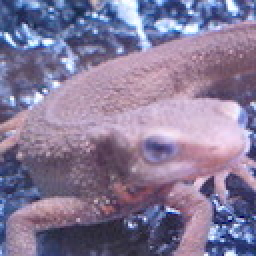
#> input picture 100QuestionforImageProcessing/gg.jpg, 128 x 128 px (shown 2 times larger)
$ jupyter execute 20-23_histogram_op.ipynb
#> lines starting #> are read from the running program, lines starting #| are printed output that depends on the picture
## Q20 直方图显示
直方图显示了不同数值的像素出现的次数

*　一般来说直方图都是针对灰度图的

> * 图像直方图的两个基本属性：range[0，255]和bins(组块)
> * 直方图无空间信息
> * 中间灰度级像素多，动态范围(可变化信号（例如声音或光）最大值和最小值的比值)小，图像对比度低
> * 直方图均匀分布时图像最清晰

### opencv函数
```
hist = cv2.calcHist(images, channels, mask, histSize, ranges[, hist[, accumulate]])
```

* images参数表示输入图像，传入时应该用中括号[ ]括起来
* channels参数表示传入图像的通道，如果是灰度图像，那就不用说了，只有一个通道，值为0，如果是彩色图像（有3个通道），那么值为0,1,2,中选择一个，对应着BGR各个通道。这个值也得用[ ]传入。
* mask参数表示掩膜图像。如果统计整幅图，那么为None。主要是如果要统计部分图的直方图，就得构造相应的掩膜来计算。
* histSize参数表示灰度级的个数，需要中括号，比如[256]
* ranges参数表示像素值的范围，通常[0,256]。此外，假如channels为[0,1],ranges为[0,256,0,180],则代表0通道范围是0-256,1通道范围0-180。
* hist参数表示计算出来的直方图。

[cell 1]
import cv2
import numpy as np
import matplotlib.pyplot as plt

[cell 2]
img = cv2.imread("gg.jpg")
#> img is the input picture: shape (128, 128, 3); mean B, G, R 152.8, 121.8, 134.1

# 使用plt
plt.figure()
# .ravel()：array类型对象的方法，ravel函数将多维数组降为一维，仍返回array数组，元素以列排列。
plt.hist(img.ravel(), bins=255, rwidth=1, range=(0, 255))
plt.show()
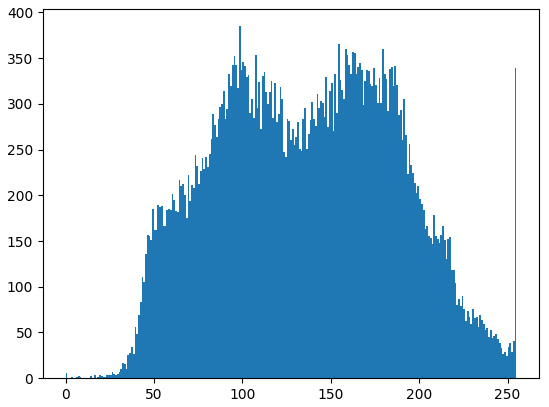
#> figure drawn by matplotlib, 1 panel; tallest bar 385 high, from x = 98 to 99

# 使用opencv
color = ["blue", "green", "red"]  #画笔颜色的值可以为大写或小写或只写首字母或大小写混合
for i, color in enumerate(color):
   hist = cv2.calcHist([img], [i], None, [256], [0, 256])
   plt.plot(hist, color = color)
   plt.xlim([0, 256])
plt.show()
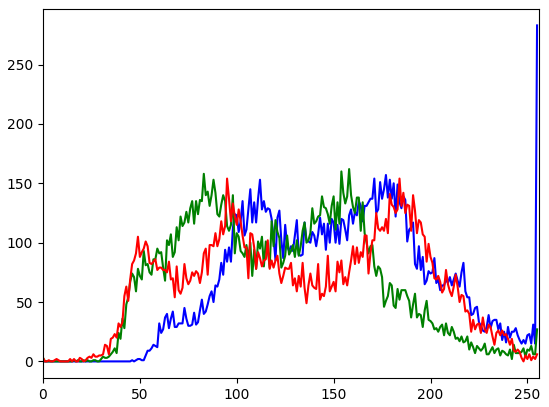
#> figure drawn by matplotlib, 1 panel; curve peaks at x = 255, y = 283; curve peaks at x = 158, y = 162; curve peaks at x = 95, y = 154

## Q21  直方图归一化（ Histogram Normalization ）

```
中文	             English	                  日本語	                具体作用
直方图匹配（规定化）	Histogram Matching ( Specification )	ヒストグラムマッチング	       将两张图像的累积分布函数调为一样
直方图均衡化	      Histogram Equalization	          ヒストグラム均等化（平坦化）	拉开灰度差别，增强对比度
直方图归一化	      Histogram Normalization	          ヒストグラム正規化	         将直方图所有分量限制在一定范围
```

有时直方图会存在偏差。比如说，数据集中在 0 处（左侧）的图像全体会偏暗，数据集中在255 处（右侧）的图像会偏亮。
如果直方图有所偏向，那么其动态范围（ dynamic range ）就会较低
为了使人能更清楚地看见图片，让直方图归一化、平坦化是十分必要的

这种归一化直方图的操作被称作灰度变换（Grayscale Transformation）。
像素点取值范围从 [c,d] 转换到 [a,b] 的过程由下式定义

```
xout = {  a                         (xin < c)
         (b-a) * (xin-c) /(d-c)   + a  (c <= xin <= d)
          b                         (d < xin)

```

[cell 3]
img = cv2.imread("gg_dark.jpg")
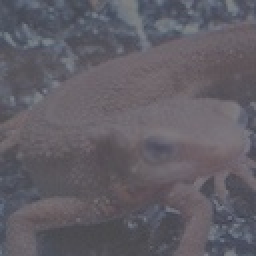
#> input picture 100QuestionforImageProcessing/gg_dark.jpg, 128 x 128 px (shown 2 times larger)
#> img is the input picture: shape (128, 128, 3); mean B, G, R 101.9, 94, 97.2
img_origin = img .copy()

c = img.min()
#> c = 60
d = img.max()
#> d = 141

# 需要转换的像素最大值与最小值
a = 0
b = 255

img_out = ((b - a) * ((img - c)/(d - c))  + a).astype(np.uint8)
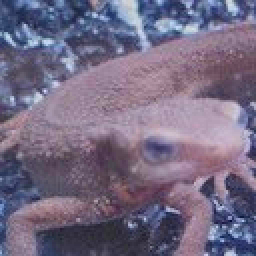
#> img_out: shape (128, 128, 3) (shown 2 times larger); mean B, G, R 131.5, 106.7, 116.8
img_out[img_out < a] = a
img_out[img_out > b] = b

# print(img_out)

img = cv2.cvtColor(img, cv2.COLOR_BGR2RGB)
img_out = cv2.cvtColor(img_out, cv2.COLOR_BGR2RGB)

plt.figure()
plt.subplot(221)
plt.hist(img.ravel(), bins=255, rwidth=1, range=(0, 255))
plt.subplot(222)
plt.hist(img_out.ravel(), bins=255, rwidth=1, range=(0, 255))
plt.subplot(223)
plt.imshow(img_origin)
plt.title("img_origin")
plt.subplot(224)
plt.imshow(img_out)
plt.title("img_out")

# Adjust the subplot layout, because the logit one may take more space
plt.subplots_adjust(top=1.2, bottom=0.08, left=0.10, right=0.95, hspace=0.25, wspace=0.35)
plt.show()
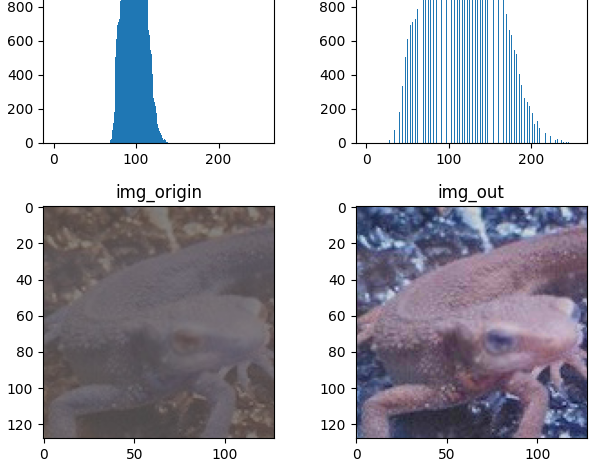
#> figure drawn by matplotlib, 4 panels; B, G, R data is drawn as R, G, B; panel 1: tallest bar 1335 high, from x = 103 to 104; panel 2: tallest bar 1335 high, from x = 135 to 136

## Q22 直方图操作

* 改变直方图的均值与标准差

让直方图的平均值m0=128，标准差s0=52

这里并不是变更直方图的动态范围，而是让直方图变得平坦

可以使用下式将平均值为m标准差为s的直方图变成平均值为m0标准差为s0的直方图：

$$ x_{out} = s_{0} / s * (xin - m) + m_{0}$$

[cell 4]
img = cv2.imread("gg.jpg")

(H, W, C) = img.shape
#> H = 128; W = 128; C = 3

m_0 = 128
s_0 = 52

m = np.mean(img)
#> m = 136.2
s = np.std(img)
#> s = 50.62


# 操作之后一定要将数据转为无符号8位格式  astype(np.uint8)
img_out = (s_0 / s * (img - m) + m_0).astype(np.uint8)
img_out[img_out < 0]   = 0
img_out[img_out > 255] = 255

# 方便plt显示
img = cv2.cvtColor(img, cv2.COLOR_BGR2RGB)
img_out = cv2.cvtColor(img_out, cv2.COLOR_BGR2RGB)

plt.figure()
plt.subplot(221)
plt.hist(img.ravel(), bins=255, rwidth=1, range=(0, 255))
plt.subplot(222)
plt.hist(img_out.ravel(), bins=255, rwidth=1, range=(0, 255))
plt.subplot(223)
plt.imshow(img_origin)
plt.title("img_origin")
plt.subplot(224)
plt.imshow(img_out)
plt.title("img_out")
plt.subplots_adjust(top=1.2, bottom=0.08, left=0.10, right=0.95, hspace=0.25, wspace=0.35)

plt.show()
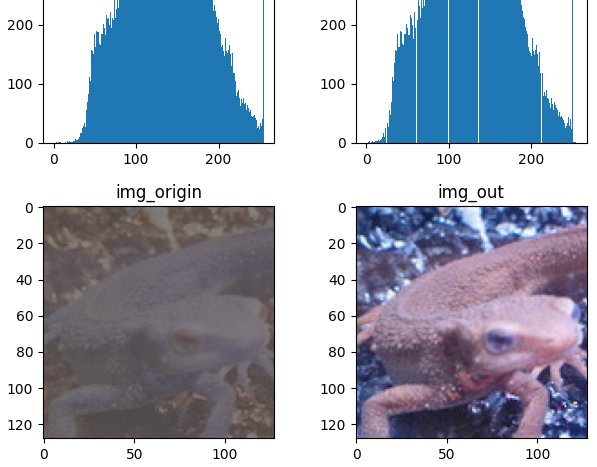
#> figure drawn by matplotlib, 4 panels; B, G, R data is drawn as R, G, B; panel 1: tallest bar 385 high, from x = 98 to 99; panel 2: tallest bar 385 high, from x = 88 to 89

### error

```
# 操作之后一定要将数据转为无符号8位格式  astype(np.uint8)
img_out = (s_0 / s * (img - m) + m_0).astype(np.int8)
```

``` python
---------------------------------------------------------------------------
error                                     Traceback (most recent call last)
<ipython-input-31-877f4e9dc2e8> in <module>
     16
     17 img = cv2.cvtColor(img, cv2.COLOR_BGR2RGB)
---> 18 img_out = cv2.cvtColor(img_out, cv2.COLOR_BGR2RGB)
     19
     20 plt.figure()

error: OpenCV(4.1.0) c:\projects\opencv-python\opencv\modules\imgproc\src\color.simd_helpers.hpp:94: error: (-2:Unspecified error) in function '__cdecl cv::impl::`anonymous-namespace'::CvtHelper<struct cv::impl::`anonymous namespace'::Set<3,4,-1>,struct cv::impl::A0xe227985e::Set<3,4,-1>,struct cv::impl::A0xe227985e::Set<0,2,5>,2>::CvtHelper(const class cv::_InputArray &,const class cv::_OutputArray &,int)'
> Unsupported depth of input image:
>     'VDepth::contains(depth)'
> where
>     'depth' is 1 (CV_8S)

```

## Q23 直方图均衡化（ Histogram Equalization ）

直方图均衡化是使直方图变得平坦的操作，是不需要计算上面的问题中的平均值、标准差等数据使直方图的值变得均衡的操作。

均衡化操作由以下式子定义。S是总的像素数；Zmax是像素点的最大取值（在这里是 255）；h(z)表示取值为z的累积分布函数：

$$ Z' = Z_{max} / S * Sum_{i=0:z} h(z) $$

### opencv 函数

```
dst = cv2.equalizeHist(gray)
```

[cell 5]
img = cv2.imread("gg.jpg")

(H, W, C) = img.shape
S  = H * W * C * 1.
#> S = 49152

img_out = img.copy()

z_max = 255.
sum_h = 0.

for i in range(1, 255):
    ind = np.where(img == i)
    sum_h += len(img[ind])
    z_prime = z_max / S * sum_h
    img_out[ind] = z_prime
#> this loop made 254 passes
#> (sum_h, z_prime) on passes 26, 30, 31: (36, 0.187), (57, 0.296), (67, 0.348)
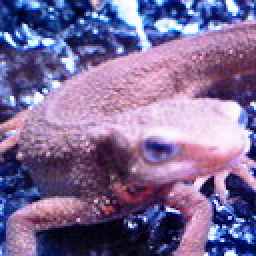
#> img_out: shape (128, 128, 3) (shown 2 times larger); mean B, G, R 151, 106.4, 125.7
#> after the loop, sum_h = 48830

img_out = img_out.astype(np.uint8)


# 方便plt显示
img = cv2.cvtColor(img, cv2.COLOR_BGR2RGB)
img_out = cv2.cvtColor(img_out, cv2.COLOR_BGR2RGB)

plt.figure()
plt.subplot(221)
plt.hist(img.ravel(), bins=255, rwidth=1, range=(0, 255))
plt.subplot(222)
plt.hist(img_out.ravel(), bins=255, rwidth=1, range=(0, 255))
plt.subplot(223)
plt.imshow(img_origin)
plt.title("img_origin")
plt.subplot(224)
plt.imshow(img_out)
plt.title("img_out")
plt.subplots_adjust(top=1.2, bottom=0.08, left=0.10, right=0.95, hspace=0.25, wspace=0.35)

plt.show()
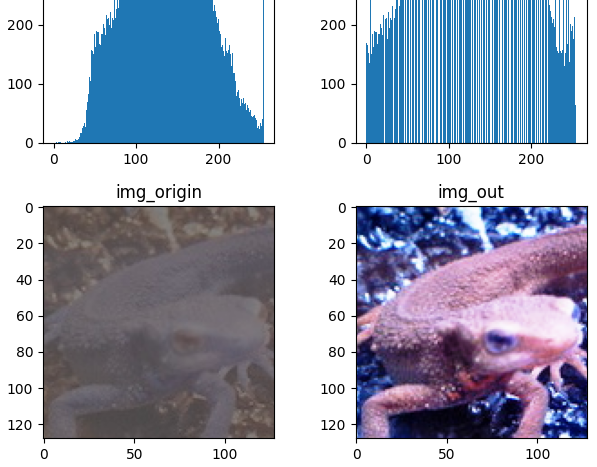
#> figure drawn by matplotlib, 4 panels; B, G, R data is drawn as R, G, B; panel 1: tallest bar 385 high, from x = 98 to 99; panel 2: tallest bar 385 high, from x = 68 to 69
